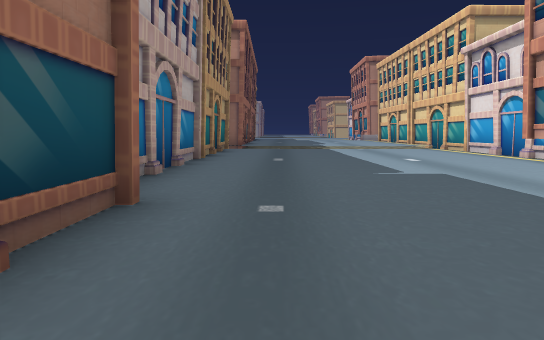
view 1 (above)

16 first-person views from a walk through a scene from a Unity 3-D project. The camera is 1.2 m above the floor, tilts 6° down and sees 75° across. The floor is counted in squares, 2 m on a side. Each view is taken from the middle of a square. On the plan, view 1 faces up. The plan holds only what a view shows up to about 10 squares ahead; the rest is blank. The place goes on beyond the plan. The player character is not drawn. Some animated figures are left out.

view 2
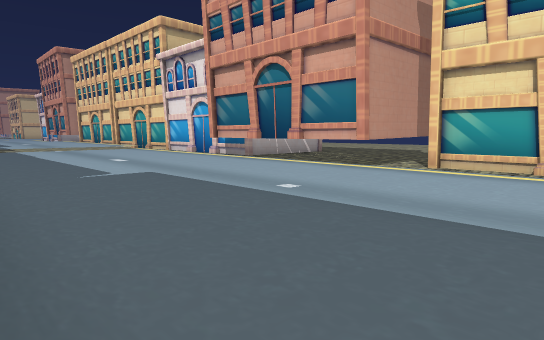

view 3
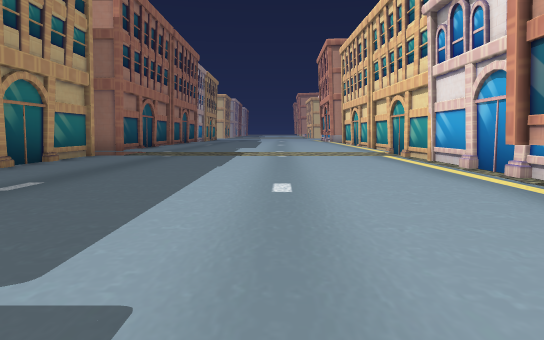

view 4
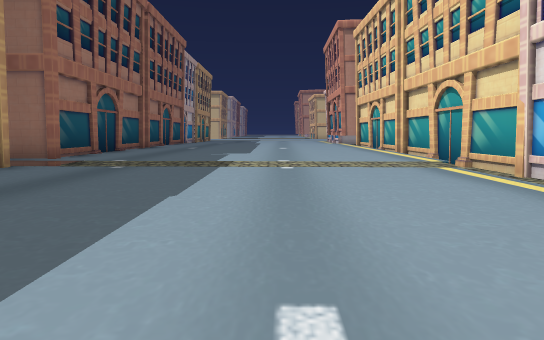

view 5
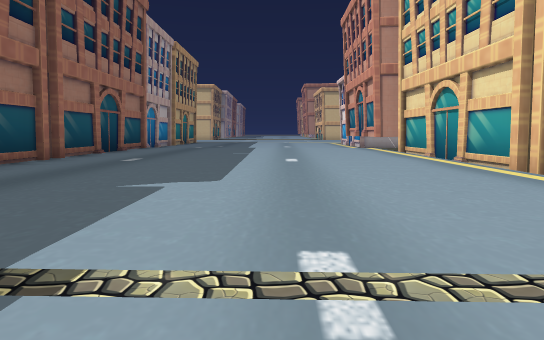

view 6
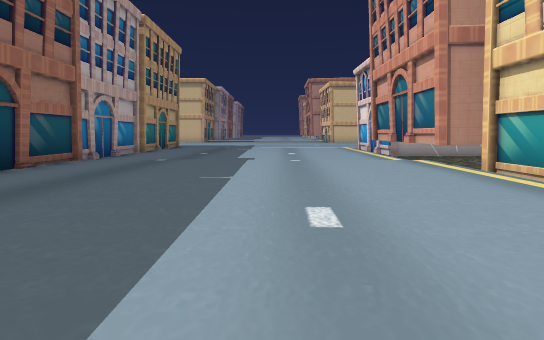

view 7
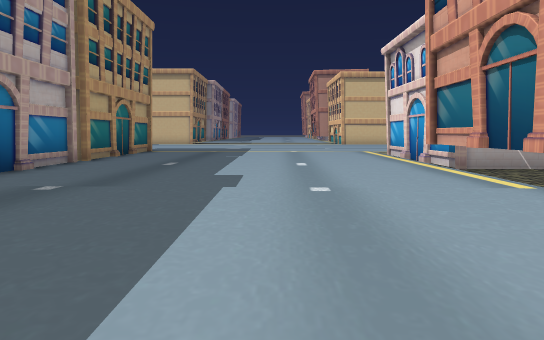

view 8
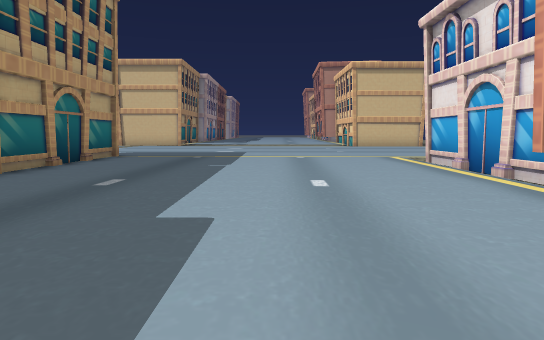

view 9
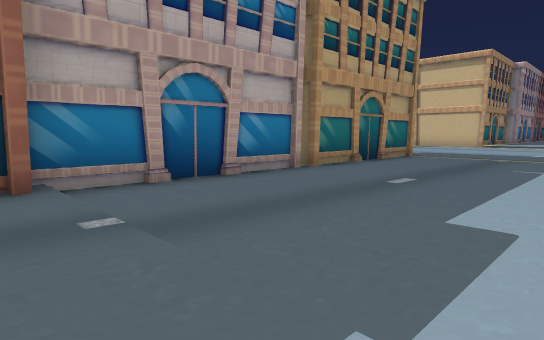

view 10
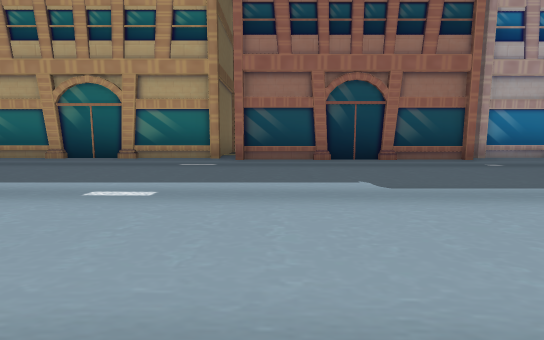

view 11
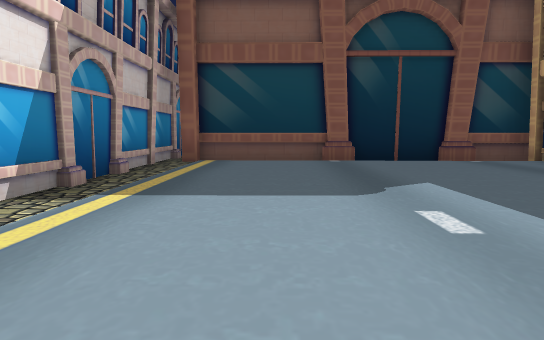

view 12
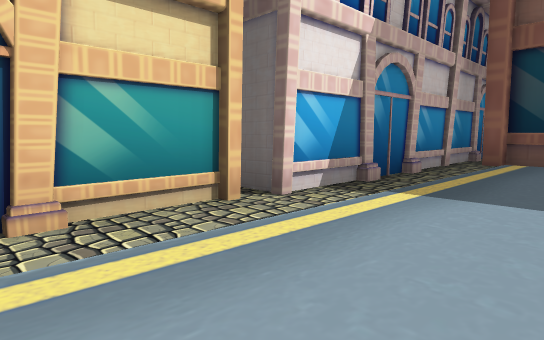

view 13
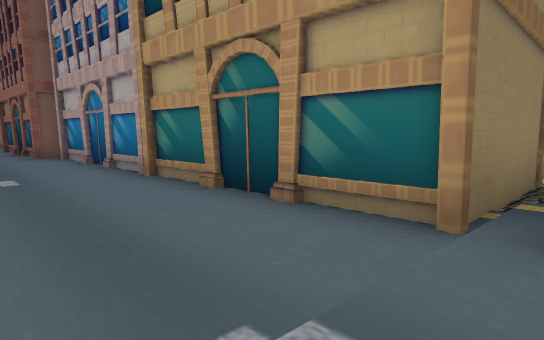

view 14
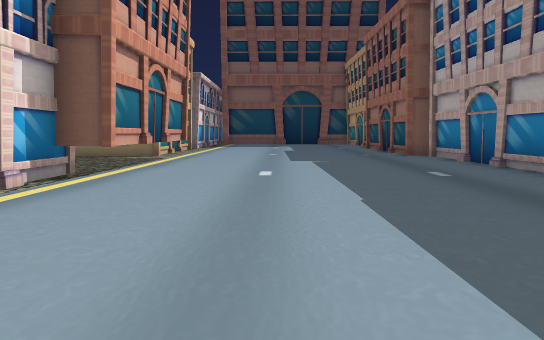

view 15
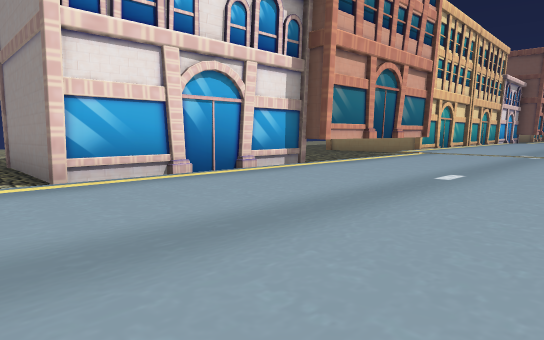

view 16
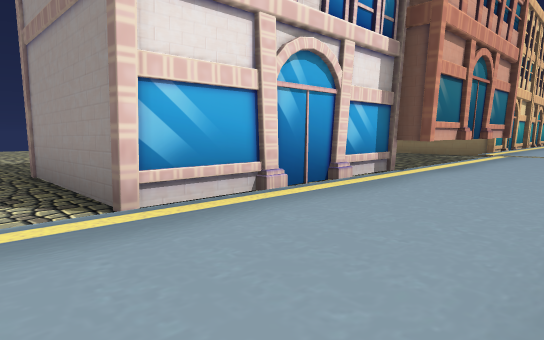

### Floor plan
Key: @ floor where view 1 was taken; # wall or solid block; . main floor; : floor 0.25 m higher than the main floor; / step, stairs or slope; O other object.
Columns run from 5 left of view 1 to 14 right of it. Each row starts with its distance up from view 1.
 33    #..........
 32    #........O##O....
 31    #........##    ..
 30    #........#
 29    O........O
 28    O........#
 27    #.......O###O
 26    #.......O
 25    #........
 24    #O//////O
 23     :::::::O#
 22     O:::::::#
 21     O:::::::#
 20     ::::::::#
 19     O:::::::O
 18     ::::::::#
 17     O::::::/#
 16     O::::::/#
 15     :::::::/#
 14   ##O::::::/O
 13 ###O....////#
 12   ##........#
 11    #........#
 10    O........#
  9    #........#
  8    O.......##
  7    #.......##
  6    #.......O
  5    #.......#
  4    #.......#
  3    #O.........O
  2     O.......#
  1     ........#
  0     O@......#
 -1     O.......#
 -2 O##O........O
 -3   ##........O
 -4    #........#
 -5    #........#
 -6    O........#
 -7    #........#
 -8    OOO#OOOOO#
 -9            O#
-10            O#

Positions as (right, up) in squares from view 1, and headings:
1: (0, 0), facing up
2: (0, 0), facing up-right
3: (3, 4), facing up
4: (3, 7), facing up
5: (3, 12), facing up
6: (3, 16), facing up
7: (3, 20), facing up
8: (3, 23), facing up
9: (3, 23), facing up-left
10: (6, -1), facing left
11: (4, 0), facing down
12: (4, 0), facing down-right
13: (1, 14), facing down-left
14: (3, 14), facing down
15: (2, 33), facing down-right
16: (4, 33), facing down-right
